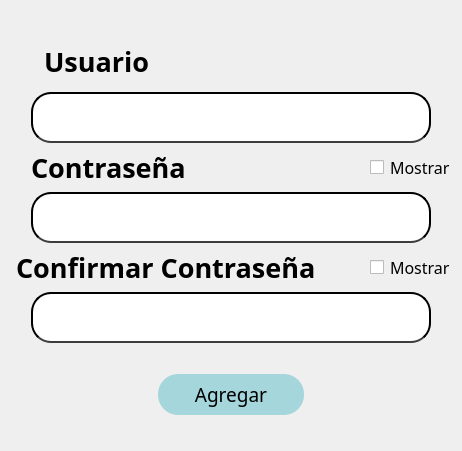
                  <widget class="QWidget" name="Pag3">
                   <property name="styleSheet">
                    <string notr="true">
QFrame{
background-color: rgb(255, 255, 255);
border:0px;
}

QLabel{
background-color:#000000ff;
color:Brack;
border:0px;
}

QLineEdit{
background-color:White;
border:2px solid rgb(0,0,0);
color:Black;
border-bottom:2px solid rgb(61,61,61);
font: 75 12pt &quot;Times New Roman&quot;;
}

QPushButton{
background-color:#A4D6DC;
border-radius:10px;
color:Black;
}

QPushButton:hover{
background-color:#DCD8A4;
border-radius:10px;
color:Black;
}

QComboBox{
background-color:White;
border:0px;
color:Black;
border-bottom:2px solid rgb(61,61,61);
font: 75 12pt &quot;Times New Roman&quot;;
}

QTableWidget{
	background-color:rgb(255,255,255);
	color:rgb(0,0,0);
	gridline-color:rgb(61,61,61);
	font-size:12pt;
	color:#000000;
}

QHeaderView::section{
background-color:#A4D6DC;
border:1px solid rgb(0,0,0);
font-size:12pt;
}

QTableWidgetQTableCornerButton::section{
background-color:rgb(0,0,0);
border:1px solid rgb(0,206,151);
}

QTabWidget{
background-color: rgb(129, 129, 129);
}
</string>
                   </property>
                   <layout class="QVBoxLayout" name="verticalLayout_8" stretch="1,2,2,2,2,2,2,1,2,1">
                    <item>
                     <spacer name="verticalSpacer_11">
                      <property name="orientation">
                       <enum>Qt::Vertical</enum>
                      </property>
                      <property name="sizeHint" stdset="0">
                       <size>
                        <width>20</width>
                        <height>24</height>
                       </size>
                      </property>
                     </spacer>
                    </item>
                    <item>
                     <layout class="QHBoxLayout" name="horizontalLayout_12" stretch="1,1,9">
                      <item>
                       <spacer name="horizontalSpacer_20">
                        <property name="orientation">
                         <enum>Qt::Horizontal</enum>
                        </property>
                        <property name="sizeHint" stdset="0">
                         <size>
                          <width>13</width>
                          <height>20</height>
                         </size>
                        </property>
                       </spacer>
                      </item>
                      <item>
                       <widget class="QLabel" name="NuevoUsuario">
                        <property name="font">
                         <font>
                          <family>Goudy Old Style</family>
                          <pointsize>20</pointsize>
                          <weight>75</weight>
                          <bold>true</bold>
                         </font>
                        </property>
                        <property name="text">
                         <string>Usuario</string>
                        </property>
                       </widget>
                      </item>
                      <item>
                       <spacer name="horizontalSpacer_19">
                        <property name="orientation">
                         <enum>Qt::Horizontal</enum>
                        </property>
                        <property name="sizeHint" stdset="0">
                         <size>
                          <width>40</width>
                          <height>20</height>
                         </size>
                        </property>
                       </spacer>
                      </item>
                     </layout>
                    </item>
                    <item>
                     <layout class="QHBoxLayout" name="horizontalLayout_13" stretch="1,20,1">
                      <item>
                       <spacer name="horizontalSpacer_21">
                        <property name="orientation">
                         <enum>Qt::Horizontal</enum>
                        </property>
                        <property name="sizeHint" stdset="0">
                         <size>
                          <width>13</width>
                          <height>20</height>
                         </size>
                        </property>
                       </spacer>
                      </item>
                      <item>
                       <widget class="QLineEdit" name="TXNuevoUsuario">
                        <property name="minimumSize">
                         <size>
                          <width>0</width>
                          <height>51</height>
                         </size>
                        </property>
                        <property name="styleSheet">
                         <string notr="true">QLineEdit{
border-radius:20px;
}</string>
                        </property>
                       </widget>
                      </item>
                      <item>
                       <spacer name="horizontalSpacer_26">
                        <property name="orientation">
                         <enum>Qt::Horizontal</enum>
                        </property>
                        <property name="sizeHint" stdset="0">
                         <size>
                          <width>40</width>
                          <height>20</height>
                         </size>
                        </property>
                       </spacer>
                      </item>
                     </layout>
                    </item>
                    <item>
                     <layout class="QHBoxLayout" name="horizontalLayout_14" stretch="1,1,9,0">
                      <item>
                       <spacer name="horizontalSpacer_22">
                        <property name="orientation">
                         <enum>Qt::Horizontal</enum>
                        </property>
                        <property name="sizeHint" stdset="0">
                         <size>
                          <width>13</width>
                          <height>20</height>
                         </size>
                        </property>
                       </spacer>
                      </item>
                      <item>
                       <widget class="QLabel" name="Contrasena_2">
                        <property name="font">
                         <font>
                          <family>Goudy Old Style</family>
                          <pointsize>20</pointsize>
                          <weight>75</weight>
                          <bold>true</bold>
                         </font>
                        </property>
                        <property name="text">
                         <string>Contraseña</string>
                        </property>
                       </widget>
                      </item>
                      <item>
                       <spacer name="horizontalSpacer_27">
                        <property name="orientation">
                         <enum>Qt::Horizontal</enum>
                        </property>
                        <property name="sizeHint" stdset="0">
                         <size>
                          <width>40</width>
                          <height>20</height>
                         </size>
                        </property>
                       </spacer>
                      </item>
                      <item>
                       <widget class="QCheckBox" name="CHBMostrar_2">
                        <property name="font">
                         <font>
                          <family>Goudy Old Style</family>
                          <pointsize>12</pointsize>
                         </font>
                        </property>
                        <property name="cursor">
                         <cursorShape>PointingHandCursor</cursorShape>
                        </property>
                        <property name="styleSheet">
                         <string notr="true">QCheckBox:hover{
font: &quot;Goudy Old Style&quot;;
color: rgb(61,61,61);
}

QCheckBox::indicator{
font-size:20px;
color: Black;
/*border-radius: 0px;*/
}</string>
                        </property>
                        <property name="text">
                         <string>Mostrar</string>
                        </property>
                       </widget>
                      </item>
                     </layout>
                    </item>
                    <item>
                     <layout class="QHBoxLayout" name="horizontalLayout_15" stretch="1,20,1">
                      <item>
                       <spacer name="horizontalSpacer_23">
                        <property name="orientation">
                         <enum>Qt::Horizontal</enum>
                        </property>
                        <property name="sizeHint" stdset="0">
                         <size>
                          <width>13</width>
                          <height>20</height>
                         </size>
                        </property>
                       </spacer>
                      </item>
                      <item>
                       <widget class="QLineEdit" name="TXContrasena_2">
                        <property name="minimumSize">
                         <size>
                          <width>0</width>
                          <height>51</height>
                         </size>
                        </property>
                        <property name="styleSheet">
                         <string notr="true">QLineEdit{
border-radius:20px;
}</string>
                        </property>
                        <property name="echoMode">
                         <enum>QLineEdit::Password</enum>
                        </property>
                       </widget>
                      </item>
                      <item>
                       <spacer name="horizontalSpacer_28">
                        <property name="orientation">
                         <enum>Qt::Horizontal</enum>
                        </property>
                        <property name="sizeHint" stdset="0">
                         <size>
                          <width>40</width>
                          <height>20</height>
                         </size>
                        </property>
                       </spacer>
                      </item>
                     </layout>
                    </item>
                    <item>
                     <layout class="QHBoxLayout" name="horizontalLayout_16" stretch="1,1,9,0">
                      <item>
                       <spacer name="horizontalSpacer_24">
                        <property name="orientation">
                         <enum>Qt::Horizontal</enum>
                        </property>
                        <property name="sizeHint" stdset="0">
                         <size>
                          <width>13</width>
                          <height>20</height>
                         </size>
                        </property>
                       </spacer>
                      </item>
                      <item>
                       <widget class="QLabel" name="ConfContrasena">
                        <property name="font">
                         <font>
                          <family>Goudy Old Style</family>
                          <pointsize>20</pointsize>
                          <weight>75</weight>
                          <bold>true</bold>
                         </font>
                        </property>
                        <property name="text">
                         <string>Confirmar Contraseña</string>
                        </property>
                       </widget>
                      </item>
                      <item>
                       <spacer name="horizontalSpacer_29">
                        <property name="orientation">
                         <enum>Qt::Horizontal</enum>
                        </property>
                        <property name="sizeHint" stdset="0">
                         <size>
                          <width>40</width>
                          <height>20</height>
                         </size>
                        </property>
                       </spacer>
                      </item>
                      <item>
                       <widget class="QCheckBox" name="CHBMostrar_3">
                        <property name="font">
                         <font>
                          <family>Goudy Old Style</family>
                          <pointsize>12</pointsize>
                         </font>
                        </property>
                        <property name="cursor">
                         <cursorShape>PointingHandCursor</cursorShape>
                        </property>
                        <property name="styleSheet">
                         <string notr="true">QCheckBox:hover{
font: &quot;Goudy Old Style&quot;;
color: rgb(61,61,61);
}

QCheckBox::indicator{
font-size:20px;
color: Black;
/*border-radius: 0px;*/
}</string>
                        </property>
                        <property name="text">
                         <string>Mostrar</string>
                        </property>
                       </widget>
                      </item>
                     </layout>
                    </item>
                    <item>
                     <layout class="QHBoxLayout" name="horizontalLayout_17" stretch="1,20,1">
                      <item>
                       <spacer name="horizontalSpacer_25">
                        <property name="orientation">
                         <enum>Qt::Horizontal</enum>
                        </property>
                        <property name="sizeHint" stdset="0">
                         <size>
                          <width>13</width>
                          <height>20</height>
                         </size>
                        </property>
                       </spacer>
                      </item>
                      <item>
                       <widget class="QLineEdit" name="TXCOnfContrasena">
                        <property name="minimumSize">
                         <size>
                          <width>0</width>
                          <height>51</height>
                         </size>
                        </property>
                        <property name="styleSheet">
                         <string notr="true">QLineEdit{
border-radius:20px;
}</string>
                        </property>
                        <property name="echoMode">
                         <enum>QLineEdit::Password</enum>
                        </property>
                       </widget>
                      </item>
                      <item>
                       <spacer name="horizontalSpacer_30">
                        <property name="orientation">
                         <enum>Qt::Horizontal</enum>
                        </property>
                        <property name="sizeHint" stdset="0">
                         <size>
                          <width>40</width>
                          <height>20</height>
                         </size>
                        </property>
                       </spacer>
                      </item>
                     </layout>
                    </item>
                    <item>
                     <spacer name="verticalSpacer_13">
                      <property name="orientation">
                       <enum>Qt::Vertical</enum>
                      </property>
                      <property name="sizeHint" stdset="0">
                       <size>
                        <width>20</width>
                        <height>40</height>
                       </size>
                      </property>
                     </spacer>
                    </item>
                    <item>
                     <layout class="QHBoxLayout" name="horizontalLayout_18" stretch="1,1,1">
                      <item>
                       <spacer name="horizontalSpacer_31">
                        <property name="orientation">
                         <enum>Qt::Horizontal</enum>
                        </property>
                        <property name="sizeHint" stdset="0">
                         <size>
                          <width>40</width>
                          <height>20</height>
                         </size>
                        </property>
                       </spacer>
                      </item>
                      <item>
                       <widget class="QPushButton" name="BTAgregar">
                        <property name="minimumSize">
                         <size>
                          <width>0</width>
                          <height>41</height>
                         </size>
                        </property>
                        <property name="font">
                         <font>
                          <family>Goudy Old Style</family>
                          <pointsize>14</pointsize>
                         </font>
                        </property>
                        <property name="styleSheet">
                         <string notr="true">QPushButton{
border-radius:20px;
}

QPushButton:hover{
border-radius:20px;
}
</string>
                        </property>
                        <property name="text">
                         <string>Agregar</string>
                        </property>
                       </widget>
                      </item>
                      <item>
                       <spacer name="horizontalSpacer_32">
                        <property name="orientation">
                         <enum>Qt::Horizontal</enum>
                        </property>
                        <property name="sizeHint" stdset="0">
                         <size>
                          <width>40</width>
                          <height>20</height>
                         </size>
                        </property>
                       </spacer>
                      </item>
                     </layout>
                    </item>
                    <item>
                     <spacer name="verticalSpacer_12">
                      <property name="orientation">
                       <enum>Qt::Vertical</enum>
                      </property>
                      <property name="sizeHint" stdset="0">
                       <size>
                        <width>20</width>
                        <height>24</height>
                       </size>
                      </property>
                     </spacer>
                    </item>
                   </layout>
                  </widget>
